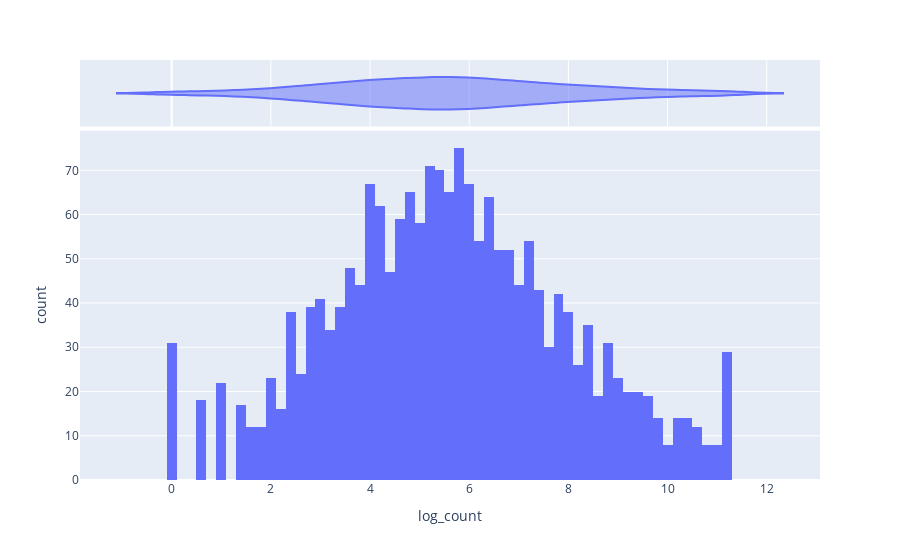

The code cell stored with this chart in its notebook:
### Code cell
import numpy as np
import plotly.express as px

df = keyword_counts
keyword_counts["log_count"] = np.log(keyword_counts["keyword_count"])
fig = px.histogram(
    keyword_counts,
    x="log_count",
    # y="keyword_count",
    # color="sex",
    # labels="website",
    marginal="violin",
    hover_data=["website", "keyword_count"],
    nbins=100,
    # log_x=True,
    # range_x=(10, 75000),
)
fig.show()

### Figure 1 — Plotly figure (JSON) as saved in the notebook; plotly's stock layout.template omitted (floating-point values rounded to 4 significant figures; data arrays with more than 128 entries replaced by an {"elided": "..."} marker saying what was removed)
{"data": [{"bingroup": "x", "hovertemplate": "log_count=%{x}<br>count=%{y}<extra></extra>", "legendgroup": "", "marker": {"color": "#636efa", "pattern": {"shape": ""}}, "name": "", "nbinsx": 100, "orientation": "v", "showlegend": false, "type": "histogram", "x": {"elided": "1937 float values"}, "xaxis": "x", "yaxis": "y"}, {"customdata": {"elided": "1937x2 mixed values"}, "hovertemplate": "log_count=%{x}<br>website=%{customdata[0]}<br>keyword_count=%{customdata[1]}<extra></extra>", "legendgroup": "", "marker": {"color": "#636efa"}, "name": "", "scalegroup": "x", "showlegend": false, "type": "violin", "x": {"elided": "1937 float values"}, "xaxis": "x2", "yaxis": "y2"}], "layout": {"barmode": "relative", "legend": {"tracegroupgap": 0}, "margin": {"t": 60}, "xaxis": {"anchor": "y", "domain": [0, 1], "title": {"text": "log_count"}}, "xaxis2": {"anchor": "y2", "domain": [0, 1], "matches": "x", "showgrid": true, "showticklabels": false}, "yaxis": {"anchor": "x", "domain": [0, 0.8316], "title": {"text": "count"}}, "yaxis2": {"anchor": "x2", "domain": [0.8416, 1], "matches": "y2", "showgrid": false, "showline": false, "showticklabels": false, "ticks": ""}}}
